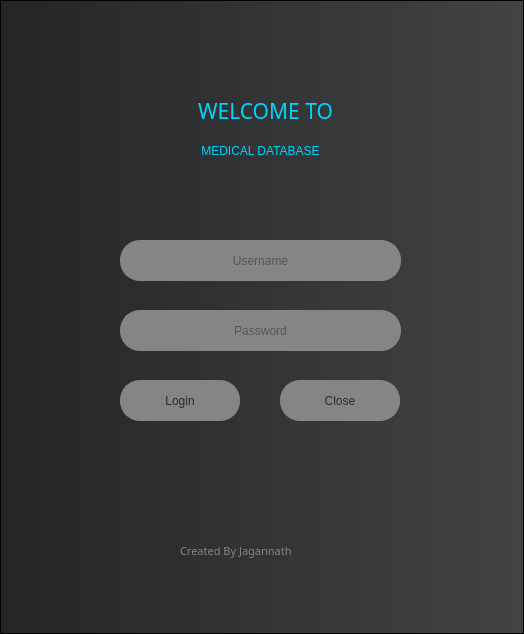
<?xml version="1.0" encoding="UTF-8"?>
<ui version="4.0">
 <class>Form</class>
 <widget class="QWidget" name="Form">
  <property name="geometry">
   <rect>
    <x>0</x>
    <y>0</y>
    <width>524</width>
    <height>634</height>
   </rect>
  </property>
  <property name="sizePolicy">
   <sizepolicy hsizetype="Fixed" vsizetype="Fixed">
    <horstretch>0</horstretch>
    <verstretch>0</verstretch>
   </sizepolicy>
  </property>
  <property name="minimumSize">
   <size>
    <width>524</width>
    <height>634</height>
   </size>
  </property>
  <property name="maximumSize">
   <size>
    <width>524</width>
    <height>634</height>
   </size>
  </property>
  <property name="contextMenuPolicy">
   <enum>Qt::CustomContextMenu</enum>
  </property>
  <property name="windowTitle">
   <string>Form</string>
  </property>
  <layout class="QHBoxLayout" name="horizontalLayout">
   <property name="leftMargin">
    <number>0</number>
   </property>
   <property name="topMargin">
    <number>0</number>
   </property>
   <property name="rightMargin">
    <number>0</number>
   </property>
   <property name="bottomMargin">
    <number>0</number>
   </property>
   <item>
    <widget class="QFrame" name="login_frame">
     <property name="styleSheet">
      <string notr="true">background-color: qlineargradient(spread:pad, x1:0, y1:0, x2:1, y2:0, stop:0 rgba(35, 37, 38, 1), stop:1 rgba(65, 67, 69, 1));
</string>
     </property>
     <property name="frameShape">
      <enum>QFrame::StyledPanel</enum>
     </property>
     <property name="frameShadow">
      <enum>QFrame::Raised</enum>
     </property>
     <widget class="QLabel" name="label">
      <property name="geometry">
       <rect>
        <x>160</x>
        <y>80</y>
        <width>211</width>
        <height>61</height>
       </rect>
      </property>
      <property name="font">
       <font>
        <family>Montserrat Black</family>
        <pointsize>16</pointsize>
        <weight>10</weight>
        <italic>false</italic>
        <bold>false</bold>
       </font>
      </property>
      <property name="styleSheet">
       <string notr="true">QLabel{
	font: 87 16pt &quot;Montserrat Black&quot;;
	text-align: center;
	color: qlineargradient(spread:pad, x1:0, y1:0, x2:1, y2:0, stop:0 rgba(0,114,160,1), stop:1 rgba(0,212,255,1));
	background-color: rgba(255, 255, 255, 0);
}</string>
      </property>
      <property name="text">
       <string>WELCOME TO</string>
      </property>
      <property name="alignment">
       <set>Qt::AlignCenter</set>
      </property>
     </widget>
     <widget class="QLabel" name="label_2">
      <property name="geometry">
       <rect>
        <x>100</x>
        <y>120</y>
        <width>321</width>
        <height>61</height>
       </rect>
      </property>
      <property name="styleSheet">
       <string notr="true">QLabel{
	font: 87 16pt &quot;Montserrat Black&quot;;
	text-align: center;
	color: qlineargradient(spread:pad, x1:0, y1:0, x2:1, y2:0, stop:0 rgba(0,114,160,1), stop:1 rgba(0,212,255,1));
	background-color: rgba(255, 255, 255, 0);
}</string>
      </property>
      <property name="text">
       <string>MEDICAL DATABASE</string>
      </property>
      <property name="alignment">
       <set>Qt::AlignCenter</set>
      </property>
     </widget>
     <widget class="QLineEdit" name="userNameLineEdit">
      <property name="geometry">
       <rect>
        <x>120</x>
        <y>240</y>
        <width>281</width>
        <height>41</height>
       </rect>
      </property>
      <property name="minimumSize">
       <size>
        <width>281</width>
        <height>41</height>
       </size>
      </property>
      <property name="maximumSize">
       <size>
        <width>281</width>
        <height>41</height>
       </size>
      </property>
      <property name="styleSheet">
       <string notr="true">QLineEdit{
	font: 87 8pt &quot;Montserrat Black&quot;;
	text-align: center;
	border: 2px solid rgb(131, 133, 135);
	border-radius: 20px;
	color: #2a2b2d;
	background-color: rgb(131, 133, 135);
}
QLineEdit:hover{
	border: 2px solid rgb(48,50,62);
}
QLineEdit:focus{
	border: 2px solid rgba(0,212,255,1);
	background-color: rgb(157, 159, 162);
}</string>
      </property>
      <property name="alignment">
       <set>Qt::AlignCenter</set>
      </property>
      <property name="placeholderText">
       <string>Username</string>
      </property>
     </widget>
     <widget class="QLineEdit" name="passwordLineEdit">
      <property name="geometry">
       <rect>
        <x>120</x>
        <y>310</y>
        <width>281</width>
        <height>41</height>
       </rect>
      </property>
      <property name="minimumSize">
       <size>
        <width>281</width>
        <height>41</height>
       </size>
      </property>
      <property name="maximumSize">
       <size>
        <width>281</width>
        <height>41</height>
       </size>
      </property>
      <property name="styleSheet">
       <string notr="true">QLineEdit{
	font: 87 8pt &quot;Montserrat Black&quot;;
	text-align: center;
	border: 2px solid rgb(131, 133, 135);
	border-radius: 20px;
	color: #2a2b2d;
	background-color: rgb(131, 133, 135);
}
QLineEdit:hover{
	border: 2px solid rgb(48,50,62);
}
QLineEdit:focus{
	border: 2px solid rgba(0,212,255,1);
}</string>
      </property>
      <property name="echoMode">
       <enum>QLineEdit::Password</enum>
      </property>
      <property name="alignment">
       <set>Qt::AlignCenter</set>
      </property>
      <property name="placeholderText">
       <string>Password</string>
      </property>
     </widget>
     <widget class="QPushButton" name="loginPushButton">
      <property name="geometry">
       <rect>
        <x>120</x>
        <y>380</y>
        <width>120</width>
        <height>41</height>
       </rect>
      </property>
      <property name="styleSheet">
       <string notr="true">QPushButton{
	font: 87 8pt &quot;Montserrat Black&quot;;
	text-align: center;
	border: 2px solid rgb(131, 133, 135);
	border-radius: 20px;
	color: #2a2b2d;
	background-color: rgb(131, 133, 135);
}
QPushButton:hover{
	border: 0px solid;
	color: #FFF;
	background-color: qlineargradient(spread:pad, x1:0, y1:0, x2:1, y2:0, stop:0 rgba(0,114,160,1), stop:1 rgba(0,212,255,1));
}
</string>
      </property>
      <property name="text">
       <string>Login</string>
      </property>
     </widget>
     <widget class="QLabel" name="label_3">
      <property name="geometry">
       <rect>
        <x>180</x>
        <y>520</y>
        <width>161</width>
        <height>61</height>
       </rect>
      </property>
      <property name="font">
       <font>
        <family>Montserrat Black</family>
        <pointsize>8</pointsize>
        <weight>10</weight>
        <italic>false</italic>
        <bold>false</bold>
       </font>
      </property>
      <property name="styleSheet">
       <string notr="true">QLabel{
	font: 87 8pt &quot;Montserrat Black&quot;;
	text-align: center;
	color: rgb(131, 133, 135);
	background-color: rgba(255, 255, 255, 0);
}</string>
      </property>
      <property name="text">
       <string>Created By Jagannath</string>
      </property>
     </widget>
     <widget class="QPushButton" name="closePushButton">
      <property name="geometry">
       <rect>
        <x>280</x>
        <y>380</y>
        <width>120</width>
        <height>41</height>
       </rect>
      </property>
      <property name="styleSheet">
       <string notr="true">QPushButton{
	font: 87 8pt &quot;Montserrat Black&quot;;
	text-align: center;
	border: 2px solid rgb(131, 133, 135);
	border-radius: 20px;
	color: #2a2b2d;
	background-color: rgb(131, 133, 135);
}
QPushButton:hover{
	border: 0px solid;
	color: #FFF;
	background-color: qlineargradient(spread:pad, x1:0, y1:0, x2:1, y2:0, stop:0 rgba(0,114,160,1), stop:1 rgba(0,212,255,1));
}
</string>
      </property>
      <property name="text">
       <string>Close</string>
      </property>
     </widget>
    </widget>
   </item>
  </layout>
 </widget>
 <resources/>
 <connections/>
</ui>
